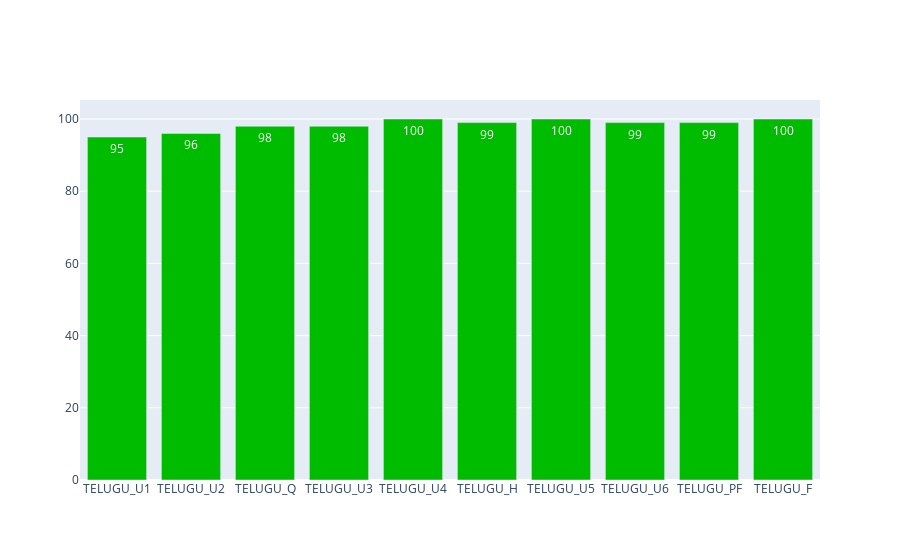

The notebook cell this image was saved under:
### Code cell
def subjectdata():
    Telugu=data[['TELUGU_U1','TELUGU_U2','TELUGU_Q','TELUGU_U3','TELUGU_U4','TELUGU_H','TELUGU_U5','TELUGU_U6','TELUGU_PF','TELUGU_F']]
    Hindi=data[['HINDI_U1','HINDI_U2','HINDI_Q','HINDI_U3','HINDI_UNIT4','HINDI_H','HINDI_U5','HINDI_U6','HINDI_PF','HINDI_F']]
    English=data[['ENGLISH_U1','ENGLISH_U2','ENGLISH__Q','ENGLISH_U3','ENGLISH_U4','ENGLISH_H','ENGLISH_U5','ENGLISH_U6','ENGLISH_PF','ENGLISH_F']]
    Maths=data[['MATHS_U1','MATHS_U2','MATHS_Q','MATHS_U3','MATHS_U4','MATHS_H','MATHS_U5','MATHS_U6','MATHS_PF','MATHS_F']]
    Science=data[['SCIENCE_U1','SCIENCE_U2','SCIENCE_Q','SCIENCE_U3','SCIENCE_UNIT4','SCIENCE_H','SCIENCE_U5','SCIENCE_U6','SCIENCE_PF','SCIENCE_F']]
    Social=data[['SOCIAL_U1','SOCIAL_U2','SOCIAL_Q','SOCIAL_U3','SOCIAL_UNIT4','SOCIAL_H','SOCIAL_U5','SOCIAL_U6','SOCIAL_PF','SOCIAL_F']]
    #global Telugu,Hindi,English,Maths,Science,Social
    #student_id=input('please enter id:')
    subject=input('please enter subject:')
    if subject=='Telugu':
        s11=Telugu.loc[student_id]
        y=s11.tolist()
        x = s11.index

        # Use textposition='auto' for direct text
        fig = go.Figure(data=[go.Bar(
                    x=x, y=y,
                    text=y,
                    textposition='auto',
                    marker_color='rgb(0,188,0)'
        )])

        fig.show()
    elif subject=='Hindi':
        s11=Hindi.loc[student_id]
        labels = s11.index
        values = s11.values
        fig = go.Figure(data=[go.Pie(labels=labels, values=values)])
        fig.update_traces(textposition='inside', textinfo=('value+label'))
        fig.show()
    elif subject=='English':
        s11=English.loc[student_id]
        text=[]
        for i in s11:
            if i<=93:
                text.append('bad')
            elif i<=96:
                text.append('good')
            else:
                text.append('excellent')
        fig = go.Figure()

        fig.add_trace(go.Scatter(
            x=s11.index,
                y=s11.values,
                mode="lines+markers+text",
                name="Lines, Markers and Text",
                text=text
                #textposition="auto"
                ))
        fig.show()
    elif subject=='Maths':
        s11=Maths.loc[student_id]
        y=s11.tolist()
        x = s11.index

        # Use textposition='auto' for direct text
        fig = go.Figure(data=[go.Bar(
                    x=x, y=y,
                    text=y,
                    textposition='auto',
                    marker_color='rgb(255,0,0)'
        )])

        fig.show()
    elif subject=='Science':
        s11=Science.loc[student_id]
        labels = s11.index
        values = s11.values
        fig = go.Figure(data=[go.Pie(labels=labels, values=values)])
        fig.update_traces(textposition='inside', textinfo=('value+label'))
        fig.show()
    elif subject=='Social':
        s11=Social.loc[student_id]
        text=[]
        for i in s11:
            if i<=93:
                text.append('bad')
            elif i<=96:
                text.append('good')
            else:
                text.append('excellent')
        fig = go.Figure()

        fig.add_trace(go.Scatter(
            x=s11.index,
                y=s11.values,
                mode="lines+markers+text",
                name="Lines, Markers and Text",
                text=text
                #textposition="auto"
                ))
        fig.show()
    
subjectdata()

### Figure 1 — Plotly figure (JSON) as saved in the notebook; plotly's stock layout.template omitted (floating-point values rounded to 4 significant figures)
{"data": [{"marker": {"color": "rgb(0,188,0)"}, "text": ["95", "96", "98", "98", "100", "99", "100", "99", "99", "100"], "textposition": "auto", "type": "bar", "x": ["TELUGU_U1", "TELUGU_U2", "TELUGU_Q", "TELUGU_U3", "TELUGU_U4", "TELUGU_H", "TELUGU_U5", "TELUGU_U6", "TELUGU_PF", "TELUGU_F"], "y": [95, 96, 98, 98, 100, 99, 100, 99, 99, 100]}], "layout": {}}
